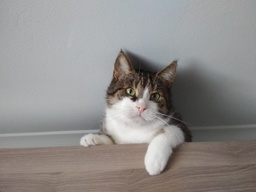
#> input picture lab6/images/gacław-na-kuchni.jpg, 256 x 192 px, shrunk from 1024 x 768 before the run
$ jupyter execute rozwiazania.ipynb
#> lines starting #> are read from the running program, lines starting #| are printed output that depends on the picture; after the words box and inside, x2 and y2 are one past the last pixel; in counts of white or black regions, pixels touching at a corner belong together
[cell 1]
import cv2
from matplotlib import pyplot
import numpy
from dataclasses import dataclass

# Ustawienie rozmarów wyświetlanych obrazów
pyplot.rcParams["figure.figsize"] = (18, 10)

[cell 2]
#
# Wczytanie obrazów źródłowych
#
# źródło grafiki colors.jpg: https://unsplash.com/photos/gT5kuls6Y6Q
# źródło grafiki gacław-na-kuchni.jpg: własne
#
#image_from_file = cv2.imread('images/colors.jpg')
image_from_file = cv2.imread('images/gacław-na-kuchni.jpg')
#> image_from_file is the input picture: shape (192, 256, 3); mean B, G, R 139.4, 141.3, 144.1
image_gray = cv2.cvtColor(image_from_file, cv2.COLOR_BGR2GRAY)
image_color = cv2.cvtColor(image_from_file, cv2.COLOR_BGR2RGB)
print('Rozmiar obrazka: ', image_from_file.shape)
#| Rozmiar obrazka:  (192, 256, 3)

# Zadanie 1

[cell 3]
output = numpy.copy(image_gray)
output = output.astype(dtype=int)

#
# Algorytm
#
def find_closest_palette_color(value):
    return round(value / 255) * 255

for y in range(output.shape[0] - 1):
    for x in range(output.shape[1] - 1):
        oldpixel = output[y][x]
        newpixel = find_closest_palette_color(oldpixel)
        output[y][x] = newpixel
        quant_error = oldpixel - newpixel
        output[y][x + 1] = output[y][x + 1] + quant_error * 7 / 16
        output[y + 1][x - 1] = output[y + 1][x - 1] + quant_error * 3 / 16
        output[y + 1][x] = output[y + 1][x] + quant_error * 5 / 16
        output[y + 1][x + 1] = output[y + 1][x + 1] + quant_error * 1 / 16
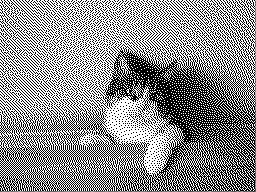
#> output: shape (192, 256) int64; min 0, max 255, mean 140

numpy.clip(output, 0, 255)
output = output.astype(dtype=numpy.uint8)

[cell 4]
#
# Wyświetlenie
#
pyplot.imshow(output, cmap='gray')

[cell 5]
#
# Histogram
#
histr = cv2.calcHist([output], [0], None, [256], [0, 256])
#> histr = 256 values, max 26784 at index 255, min 0 at index 1, mean 192
pyplot.plot(histr)
pyplot.xlim([-1, 256])
pyplot.xlabel('Wartość składowej koloru []')
pyplot.ylabel('Liczba pikseli obrazu []')
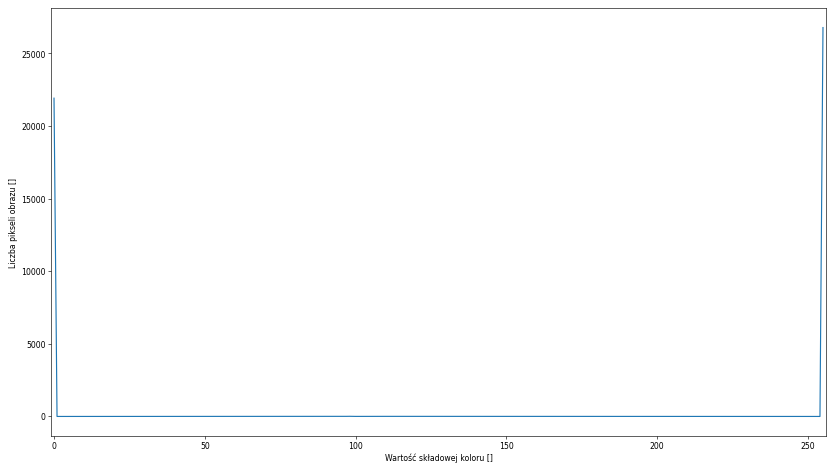
#> figure drawn by matplotlib, 1 panel; curve peaks at x = 255, y = 26784

# Zadanie 2

[cell 6]
output = numpy.copy(image_color)
output = output.astype(dtype=int)
#> output: shape (192, 256, 3) int64

#
# Algorytm
#
def find_closest_palette_color(value, k):
    return round((k - 1) * value / 255) * 255 / (k - 1)

for y in range(output.shape[0] - 1):
    for x in range(output.shape[1] - 1):
        oldpixel = output[y][x]
        for i in range(3):
            newpixel = find_closest_palette_color(oldpixel[i], 8)
            output[y][x][i] = newpixel
            quant_error = oldpixel[i] - newpixel
            output[y][x + 1][i] = output[y][x + 1][i] + quant_error * 7 / 16
            output[y + 1][x - 1][i] = output[y + 1][x - 1][i] + quant_error * 3 / 16
            output[y + 1][x][i] = output[y + 1][x][i] + quant_error * 5 / 16
            output[y + 1][x + 1][i] = output[y + 1][x + 1][i] + quant_error * 1 / 16
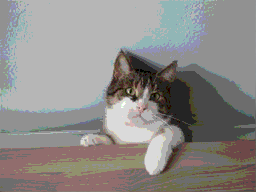
#> output: shape (192, 256, 3) int64; mean R, G, B 141.4, 138.6, 136.1

numpy.clip(output, 0, 255)
output = output.astype(dtype=numpy.uint8)

[cell 7]
#
# Wyświetlenie
#
pyplot.imshow(output)

[cell 8]
#
# Histogram
#
color = ('r', 'g', 'b')

for i, col in enumerate(color):
    histr = cv2.calcHist([output], [i], None, [256], [0, 256])
    pyplot.plot(histr, color=col)
    pyplot.xlim([-1, 256])
    pyplot.xlabel('Wartośc składowej koloru []')
    pyplot.ylabel('Liczba pikseli obrazu []')
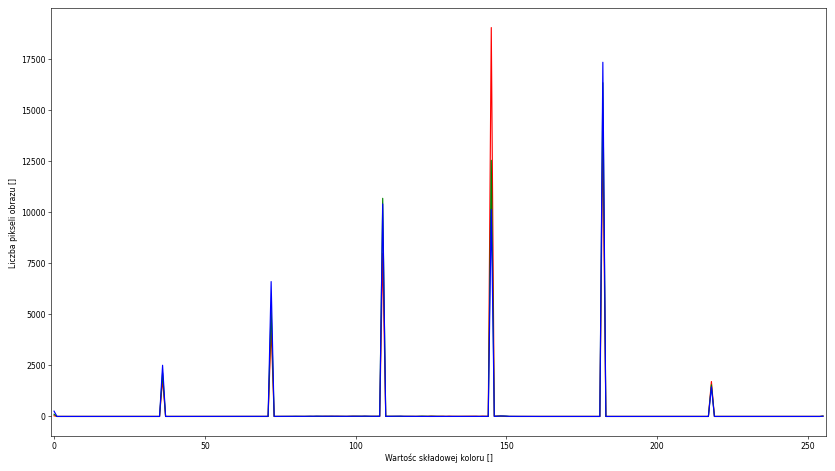
#> figure drawn by matplotlib, 1 panel; curve peaks at x = 145, y = 19045; curve peaks at x = 182, y = 16343; curve peaks at x = 182, y = 17346

# Zadanie 3

[cell 9]
#
# Przygotowanie płótna
#
width = 80
height = 60
image = numpy.zeros((height, width, 3), dtype=numpy.uint8)

@dataclass
class Point:
    x: int
    y: int

#
# Funkcja rysująca punkt
#
# NOTE(sdatko): punkt 0,0 to lewy dolny róg obrazu
#
def draw_point(image, x, y, color=(255, 255, 255)):
    image[image.shape[0] - 1 - y, x, :] = color


#
# Funkcja rysująca linię
#
def draw_line(image, x1, y1, x2, y2):
    delta_X = abs(x2 - x1)
    delta_Y = abs(y2 - y1)
    x_i = numpy.sign(x2 - x1)
    y_i = numpy.sign(y2 - y1)

    if delta_X > delta_Y:
        d = 2 * delta_Y - delta_X
    else:
        d = 2 * delta_X - delta_Y

    x = x1
    y = y1
    while x != x2 or y != y2:
        draw_point(image, x, y)

        if d < 0:
            if delta_X > delta_Y:
                x += x_i
                d += 2 * delta_Y
            else:
                y += y_i
                d += 2 * delta_X
        else:
            if delta_X > delta_Y:
                y += y_i
                d -= 2 * delta_X
            else:
                x += x_i
                d -= 2 * delta_Y
#
# Funkcja rysująca trójkąt
#
def calc_area(a, b, c):
    return (c.x - a.x) * (b.y - a.y) - (c.y - a.y) * (b.x - a.x)

def draw_triangle(image, a, b, c):
    draw_line(image, a.x, a.y, b.x, b.y)
    draw_line(image, b.x, b.y, c.x, c.y)
    draw_line(image, c.x, c.y, a.x, a.y)
    x_min = min(a.x, b.x, c.x)
    x_max = max(a.x, b.x, c.x)
    y_min = min(a.y, b.y, c.y)
    y_max = max(a.y, b.y, c.y)
    for x_i in range(x_min, x_max):
        for y_i in range(y_min, y_max):
            p = Point(x_i, y_i)
            lambda_0 = calc_area(a, b, p)
            lambda_1 = calc_area(b, c, p)
            lambda_2 = calc_area(c, a, p)
            if (lambda_0 ^ lambda_1) >= 0 and (lambda_1 ^ lambda_2) >= 0:
                draw_point(image, p.x, p.y)

#
# Rysowanie
#
draw_point(image, 2, 2)
draw_line(image, 5, 5, 25, 40)
a = Point(30, 15)
b = Point(65, 30)
c = Point(42, 51)
draw_triangle(image, a, b, c)
a = Point(29, 0)
b = Point(70, 0)
c = Point(50, 20)
draw_triangle(image, a, b, c)

#
# Wyświetlenie
#
pyplot.imshow(image)
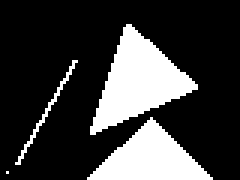
#> shown: shape (60, 80, 3) (shown 3 times larger); 23.5% white; 4 white regions (1 under 20 px), largest, box (x1, y1, x2, y2) and area: (30, 8, 66, 45) 621, (29, 39, 71, 60) 452, (5, 20, 26, 55) 55

# Zadanie 4

[cell 10]
#
# Przygotowanie płótna
#
width = 80
height = 60
image = numpy.zeros((height, width, 3), dtype=numpy.uint8)


@dataclass
class Point:
    x: int
    y: int
    color: tuple = (255, 255, 255)

#
# Funkcja rysująca punkt
#
# NOTE(sdatko): punkt 0,0 to lewy dolny róg obrazu
#
def draw_point(image, x, y, color=(255, 255, 255)):
    image[image.shape[0] - 1 - y, x, :] = color


#
# Funkcja rysująca linię
#
def draw_line(image, x1, y1, x2, y2, start_color=(255, 0, 0), end_color=(0, 0, 255)):
    delta_X = abs(x2 - x1)
    delta_Y = abs(y2 - y1)
    x_i = numpy.sign(x2 - x1)
    y_i = numpy.sign(y2 - y1)

    if delta_X > delta_Y:
        d = 2 * delta_Y - delta_X
    else:
        d = 2 * delta_X - delta_Y

    x = x1
    y = y1
    color = start_color
    distance = ((x2 - x1) ** 2 + (y2 - y1) ** 2) ** 0.5

    while x != x2 or y != y2:
        draw_point(image, x, y, color)
        t = ((x - x1) ** 2 + (y - y1) ** 2) ** 0.5 / distance
        color = numpy.add(start_color, t * numpy.subtract(end_color, start_color))
        if d < 0:
            if delta_X > delta_Y:
                x += x_i
                d += 2 * delta_Y
            else:
                y += y_i
                d += 2 * delta_X
        else:
            if delta_X > delta_Y:
                y += y_i
                d -= 2 * delta_X
            else:
                x += x_i
                d -= 2 * delta_Y


#
# Funkcja rysująca trójkąt
#
def calc_area(a, b, c):
    return (c.x - a.x) * (b.y - a.y) - (c.y - a.y) * (b.x - a.x)

def draw_triangle(image, a, b, c):
    draw_line(image, a.x, a.y, b.x, b.y, a.color, b.color)
    draw_line(image, a.x, a.y, c.x, c.y, a.color, c.color)
    draw_line(image, b.x, b.y, c.x, c.y, b.color, c.color)
    x_min = min(a.x, b.x, c.x)
    x_max = max(a.x, b.x, c.x)
    y_min = min(a.y, b.y, c.y)
    y_max = max(a.y, b.y, c.y)
    lambda_all = calc_area(a, b, c)
    for x_i in range(x_min, x_max):
        for y_i in range(y_min, y_max):
            p = Point(x_i, y_i)
            lambda_0 = calc_area(a, b, p)
            lambda_1 = calc_area(b, c, p)
            lambda_2 = calc_area(c, a, p)
            l0 = lambda_0 / lambda_all
            l1 = lambda_1 / lambda_all
            l2 = lambda_2 / lambda_all
            p.color = numpy.multiply(l0, c.color) + numpy.multiply(l1, a.color) + numpy.multiply(l2, b.color)
            if (lambda_0 ^ lambda_1) >= 0 and (lambda_1 ^ lambda_2) >= 0:
                draw_point(image, p.x, p.y, p.color)


#
# Rysowanie
#
draw_line(image, 5, 5, 30, 40)
a = Point(30, 15, (255, 0, 0))
b = Point(65, 30, (0, 255, 0))
c = Point(42, 51, (0, 0, 255))
draw_triangle(image, a, b, c)
a = Point(30, 0, (255, 0, 0))
b = Point(70, 0, (0, 255, 0))
c = Point(50, 20, (0, 0, 255))
draw_triangle(image, a, b, c)

#
# Wyświetlenie
#
pyplot.imshow(image)
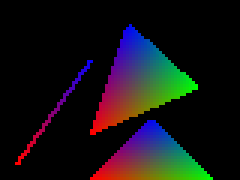
#> shown: shape (60, 80, 3) (shown 3 times larger); mean R, G, B 20.1, 18.7, 19.7

# Zadanie 5

[cell 11]
#
# Przygotowanie płótna
#
scale = 2

width = 80
height = 60
image = numpy.zeros((height, width, 3), dtype=numpy.uint8)
image_scaled = numpy.zeros(
    (height * scale, width * scale, 3), dtype=numpy.uint8)


@dataclass
class Point:
    x: int
    y: int
    color: tuple = (255, 255, 255)

#
# Funkcja rysująca punkt
#
# NOTE(sdatko): punkt 0,0 to lewy dolny róg obrazu
#


def draw_point(image, x, y, color=(255, 255, 255)):
    image[image.shape[0] - 1 - y, x, :] = color


#
# Funkcja rysująca linię
#
def draw_line(image, x1, y1, x2, y2, start_color=(255, 0, 0), end_color=(0, 0, 255)):
    delta_X = abs(x2 - x1)
    delta_Y = abs(y2 - y1)
    x_i = numpy.sign(x2 - x1)
    y_i = numpy.sign(y2 - y1)

    if delta_X > delta_Y:
        d = 2 * delta_Y - delta_X
    else:
        d = 2 * delta_X - delta_Y

    x = x1
    y = y1
    color = start_color
    distance = ((x2 - x1) ** 2 + (y2 - y1) ** 2) ** 0.5

    while x != x2 or y != y2:
        draw_point(image, x, y, color)
        t = ((x - x1) ** 2 + (y - y1) ** 2) ** 0.5 / distance
        color = numpy.add(
            start_color, t * numpy.subtract(end_color, start_color))
        if d < 0:
            if delta_X > delta_Y:
                x += x_i
                d += 2 * delta_Y
            else:
                y += y_i
                d += 2 * delta_X
        else:
            if delta_X > delta_Y:
                y += y_i
                d -= 2 * delta_X
            else:
                x += x_i
                d -= 2 * delta_Y


#
# Funkcja rysująca trójkąt
#
def calc_area(a, b, c):
    return (c.x - a.x) * (b.y - a.y) - (c.y - a.y) * (b.x - a.x)


def draw_triangle(image, a, b, c):
    draw_line(image, a.x, a.y, b.x, b.y, a.color, b.color)
    draw_line(image, a.x, a.y, c.x, c.y, a.color, c.color)
    draw_line(image, b.x, b.y, c.x, c.y, b.color, c.color)
    x_min = min(a.x, b.x, c.x)
    x_max = max(a.x, b.x, c.x)
    y_min = min(a.y, b.y, c.y)
    y_max = max(a.y, b.y, c.y)
    lambda_all = calc_area(a, b, c)
    for x_i in range(x_min, x_max):
        for y_i in range(y_min, y_max):
            p = Point(x_i, y_i)
            lambda_0 = calc_area(a, b, p)
            lambda_1 = calc_area(b, c, p)
            lambda_2 = calc_area(c, a, p)
            l0 = lambda_0 / lambda_all
            l1 = lambda_1 / lambda_all
            l2 = lambda_2 / lambda_all
            p.color = numpy.multiply(
                l0, c.color) + numpy.multiply(l1, a.color) + numpy.multiply(l2, b.color)
            if (lambda_0 ^ lambda_1) >= 0 and (lambda_1 ^ lambda_2) >= 0:
                draw_point(image, p.x, p.y, p.color)

#
# Antyaliasing
#


def ssaa(image, image_scaled):
    for y in range(image.shape[0]):
        for x in range(image.shape[1]):
            image[y, x, 0] = numpy.average(
                image_scaled[y*scale:y*scale+2, x*scale:x*scale+2, 0])
            image[y, x, 1] = numpy.average(
                image_scaled[y*scale:y*scale+2, x*scale:x*scale+2, 1])
            image[y, x, 2] = numpy.average(
                image_scaled[y*scale:y*scale+2, x*scale:x*scale+2, 2])


#
# Rysowanie
#
draw_line(image_scaled, 5 * scale, 5 * scale, 30 * scale, 40 * scale)
a = Point(30 * scale, 15 * scale, (255, 0, 0))
b = Point(65 * scale, 30 * scale, (0, 255, 0))
c = Point(42 * scale, 51 * scale, (0, 0, 255))
draw_triangle(image_scaled, a, b, c)
a = Point(30 * scale, 0 * scale, (255, 0, 0))
b = Point(70 * scale, 0 * scale, (0, 255, 0))
c = Point(50 * scale, 20 * scale, (0, 0, 255))
draw_triangle(image_scaled, a, b, c)
ssaa(image, image_scaled)

#
# Wyświetlenie
#
pyplot.imshow(image)
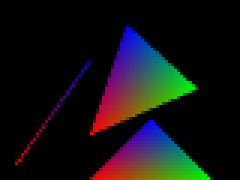
#> shown: shape (60, 80, 3) (shown 3 times larger); mean R, G, B 18.2, 17.5, 18.2

$ run again, with lab6/images/colors.jpg copied over lab6/images/gacław-na-kuchni.jpg
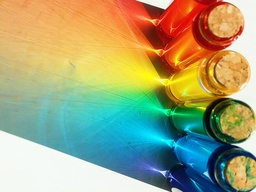
#> input picture lab6/images/colors.jpg, 256 x 192 px, shrunk from 1000 x 750 before the run
#> image_from_file is the input picture: shape (192, 256, 3); mean B, G, R 123.4, 163.8, 162.1
#| Rozmiar obrazka:  (192, 256, 3)
#> `output = output.astype(dtype=numpy.uint8)`:
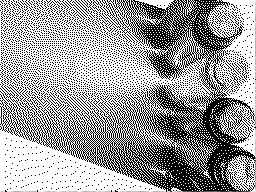
#> output: shape (192, 256); min 0, max 255, mean 156.8
#> histr = 256 values, max 29919 at index 255, min 0 at index 1, mean 192
#> `[cell 8] # # Histogram # color = ('r', 'g', 'b')  for i, col in enumer..`:
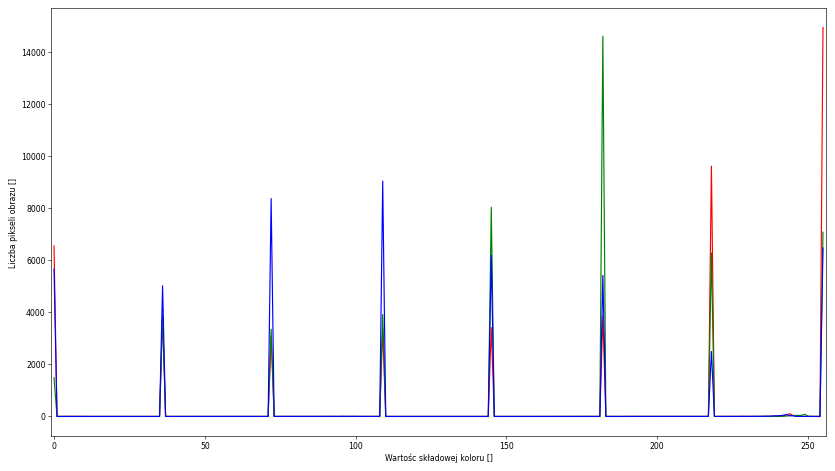
#> figure drawn by matplotlib, 1 panel; curve peaks at x = 255, y = 14955; curve peaks at x = 182, y = 14623; curve peaks at x = 109, y = 9048
